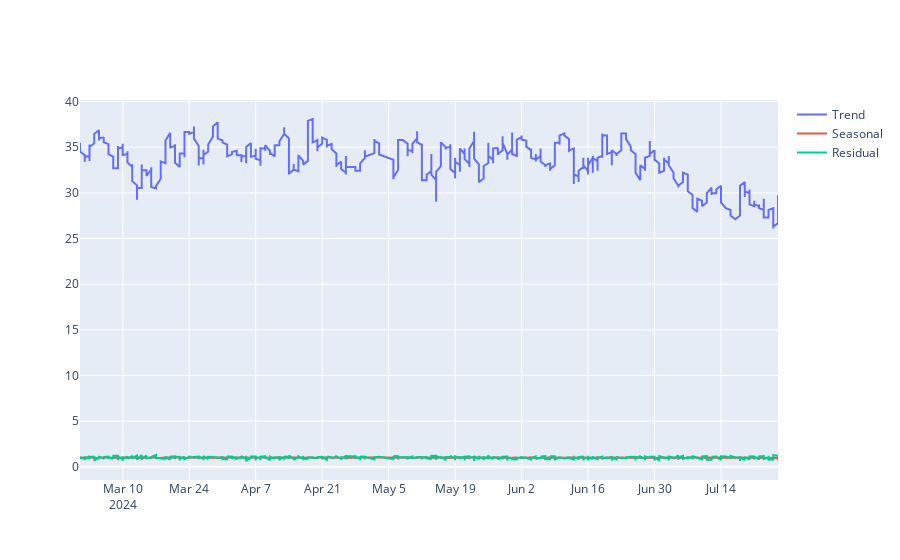

Notebook code cell kept with this figure:
### Code cell
import plotly.graph_objs as go

# Decompose the time series
decompose = seasonal_decompose(df['money'], model='multiplicative', period=12)

# Plot the decomposed components
fig = go.Figure()
fig.add_trace(go.Scatter(x=df.index, y=decompose.trend, mode='lines', name='Trend'))
fig.add_trace(go.Scatter(x=df.index, y=decompose.seasonal, mode='lines', name='Seasonal'))
fig.add_trace(go.Scatter(x=df.index, y=decompose.resid, mode='lines', name='Residual'))
fig.show()

### Figure 1 — Plotly figure (JSON) as saved in the notebook; plotly's stock layout.template omitted (floating-point values rounded to 4 significant figures; data arrays with more than 128 entries replaced by an {"elided": "..."} marker saying what was removed)
{"data": [{"mode": "lines", "name": "Trend", "type": "scatter", "x": {"elided": "1060 str values"}, "y": {"elided": "1060 float values"}}, {"mode": "lines", "name": "Seasonal", "type": "scatter", "x": {"elided": "1060 str values"}, "y": {"elided": "1060 float values"}}, {"mode": "lines", "name": "Residual", "type": "scatter", "x": {"elided": "1060 str values"}, "y": {"elided": "1060 float values"}}], "layout": {}}
